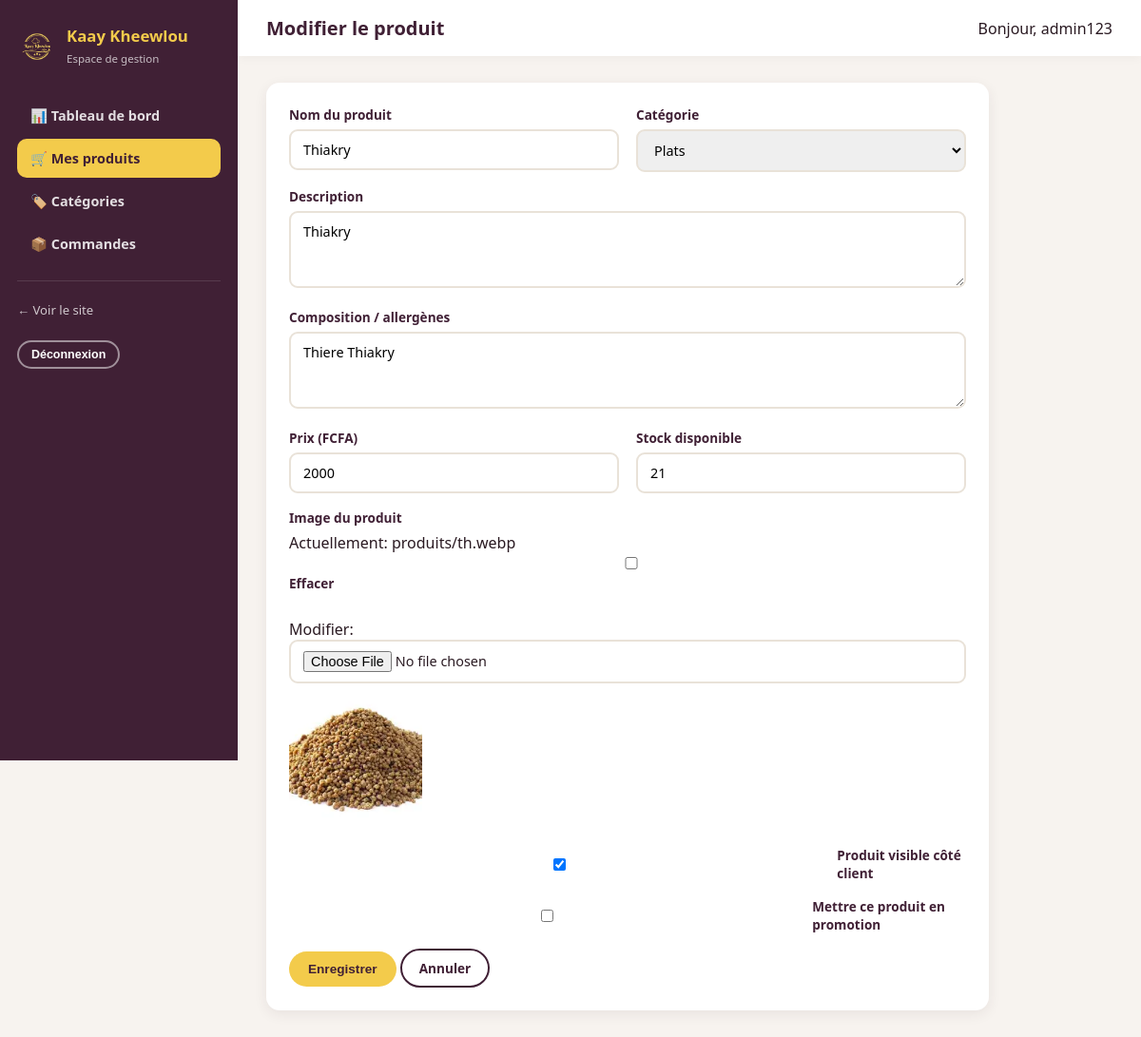
The page /gestion/produits/12/modifier/ (signed in) on the database its author committed.
### monapp/models.py (models this page shows, shortened)
class Produit(models.Model):
    nom = models.CharField(max_length=120)
    slug = models.SlugField(max_length=140, unique=True, blank=True)
    categorie = models.ForeignKey(Categorie, on_delete=models.SET_NULL, null=True, related_name='produits')
    description = models.TextField(blank=True, help_text="Description courte du produit")
    composition = models.TextField(
        blank=True,
        help_text="Composition / ingrédients / allergènes du produit"
    )
    prix = models.DecimalField(max_digits=10, decimal_places=0, help_text="Prix en FCFA")
    image = models.ImageField(upload_to='produits/', blank=True, null=True)
    stock = models.PositiveIntegerField(default=0)
    actif = models.BooleanField(default=True, help_text="Visible côté client")
    en_promo = models.BooleanField(default=False)
    promo_pourcentage = models.PositiveIntegerField(
        default=0, help_text="Pourcentage de réduction appliqué (0-90)"
    )
    date_ajout = models.DateTimeField(auto_now_add=True)
    date_maj = models.DateTimeField(auto_now=True)
    class Meta:
        verbose_name = "Produit"
        verbose_name_plural = "Produits"
        ordering = ['-date_ajout']

### monapp/views.py (the view)
# urls.py: path('gestion/produits/<int:pk>/modifier/', views.admin_produit_form_vue, name='admin_produit_modifier'),
@user_passes_test(est_staff, login_url='monapp:admin_login')
def admin_produit_form_vue(request, pk=None):
    produit = get_object_or_404(Produit, pk=pk) if pk else None
    form = ProduitForm(request.POST or None, request.FILES or None, instance=produit)
    if request.method == 'POST' and form.is_valid():
        form.save()
        messages.success(request, "Produit enregistré avec succès.")
        return redirect('monapp:admin_produits')
    return render(request, 'src/admin_produit_form.html', {'form': form, 'produit': produit})

### monapp/forms.py
class ProduitForm(forms.ModelForm):
    class Meta:
        model = Produit
        fields = [
            'nom', 'categorie', 'description', 'composition', 'prix',
            'image', 'stock', 'actif', 'en_promo', 'promo_pourcentage',
        ]
        widgets = {
            'description': forms.Textarea(attrs={'rows': 3}),
            'composition': forms.Textarea(attrs={'rows': 3}),
        }

### monapp/cart.py (called while the page is built, shortened)
    def __iter__(self):
        ids = self.panier.keys()
        produits = Produit.objects.filter(id__in=ids)
        produits_par_id = {str(p.id): p for p in produits}

    def __len__(self):
        return sum(item['quantite'] for item in self.panier.values())

    def get_total(self):
        return sum((item['sous_total'] for item in self), Decimal('0'))

### monapp/context_processors.py (called while the page is built)
def panier_context(request):
    panier = Panier(request)
    return {
        'panier_nb_articles': len(panier),
        'panier_total': panier.get_total(),
    }

### monapp/models.py (called while the page is built)
    def __str__(self):
        return self.nom

### monapp/views.py (called while the page is built)
def est_staff(user):
    return user.is_authenticated and user.is_staff

### monapp/templates/src/admin_produit_form.html (shortened to what this page needs)
{% extends "src/base_admin.html" %}
{% block titre_page %}{% if produit %}Modifier le produit{% else %}Ajouter un produit{% endif %}{% endblock %}
{% block contenu %}
<div class="panneau" style="max-width:760px;">
  <form method="post" enctype="multipart/form-data">
    <div class="form-grille">
      <div class="champ">
        <label for="{{ form.nom.id_for_label }}">Nom du produit</label>
        {{ form.nom }}
      </div>
      <div class="champ">
        <label for="{{ form.categorie.id_for_label }}">Catégorie</label>
        {{ form.categorie }}
      </div>
    </div>
    <div class="champ">
      <label for="{{ form.description.id_for_label }}">Description</label>
      {{ form.description }}
    </div>
    <div class="champ">
      <label for="{{ form.composition.id_for_label }}">Composition / allergènes</label>
      {{ form.composition }}
    </div>
    <div class="form-grille">
      <div class="champ">
        <label for="{{ form.prix.id_for_label }}">Prix (FCFA)</label>
        {{ form.prix }}
      </div>
      <div class="champ">
        <label for="{{ form.stock.id_for_label }}">Stock disponible</label>
        {{ form.stock }}
      </div>
    </div>
    <div class="champ">
      <label for="{{ form.image.id_for_label }}">Image du produit</label>
      {{ form.image }}
      {% if produit and produit.image %}
        <img data-apercu-image src="{{ produit.image.url }}" style="max-width:140px;border-radius:10px;margin-top:10px;">
      {% else %}
        <img data-apercu-image style="max-width:140px;border-radius:10px;margin-top:10px;display:none;">
      {% endif %}
    </div>
    <div class="champ champ-check">
      {{ form.actif }} <label for="{{ form.actif.id_for_label }}" style="margin:0;">Produit visible côté client</label>
    </div>
    <div class="champ champ-check">
      {{ form.en_promo }} <label for="{{ form.en_promo.id_for_label }}" style="margin:0;">Mettre ce produit en promotion</label>
    </div>
    <button type="submit" class="btn btn-primary">Enregistrer</button>
    <a href="{% url 'monapp:admin_produits' %}" class="btn btn-outline">Annuler</a>
  </form>
</div>
{% endblock %}

### monapp/templates/src/base_admin.html (shortened to what this page needs)
{% load static %}
<!DOCTYPE html>
<html lang="fr">
<head>
  <link rel="stylesheet" href="{% static 'css/admin.css' %}">
</head>
<body class="admin-body">
  <div class="admin-shell">
    <aside class="admin-sidebar">
      <div class="brand">
        <img src="{% static 'ressources/logo.png' %}" alt="Logo">
        <div>
          <strong>Kaay Kheewlou</strong>
          <span>Espace de gestion</span>
        </div>
      </div>
      <nav class="admin-nav">
        <a href="{% url 'monapp:admin_dashboard' %}" class="{% if request.resolver_match.url_name == 'admin_dashboard' %}active{% endif %}">📊 Tableau de bord</a>
        <a href="{% url 'monapp:admin_produits' %}" class="{% if 'produit' in request.resolver_match.url_name %}active{% endif %}">🛒 Mes produits</a>
        <a href="{% url 'monapp:admin_categories' %}" class="{% if 'categorie' in request.resolver_match.url_name %}active{% endif %}">🏷️ Catégories</a>
        <a href="{% url 'monapp:admin_commandes' %}" class="{% if 'commande' in request.resolver_match.url_name %}active{% endif %}">📦 Commandes</a>
      </nav>
      <div class="sep"></div>
      <a href="{% url 'monapp:accueil' %}" class="voir-site" target="_blank">&larr; Voir le site</a><br><br>
      <form method="post" action="{% url 'monapp:admin_logout' %}">
        <button type="submit" class="btn btn-outline btn-sm" style="border-color:rgba(255,255,255,.5);color:#fff;">Déconnexion</button>
      </form>
    </aside>
    <div class="admin-main">
      <div class="admin-topbar">
        <h1>{% block titre_page %}Tableau de bord{% endblock %}</h1>
        <span>Bonjour, {{ request.user.username }}</span>
      </div>
      <div class="admin-content">
        {% block contenu %}{% endblock %}
      </div>
    </div>
  </div>
</body>
</html>

### monapp/static/css/admin.css (style rules this page uses)
:root { --brand-dark: #402035; --brand-dark-2: #2b1523; --brand-gold: #f3cb4b; --brand-gold-dark: #cf9f1f; --brand-white: #ffffff; --brand-cream: #f7f3ef; --text-dark: #2a1a22; --text-muted: #7a6a73; --radius: 14px; --shadow-sm: 0 4px 14px rgba(64,32,53,.08); }
* { box-sizing: border-box; }
body.admin-body { margin:0; background: var(--brand-cream); color: var(--text-dark); font-family: 'Segoe UI', 'Trebuchet MS', Verdana, sans-serif; }
a { text-decoration:none; color:inherit; }
.admin-shell { display:flex; min-height: 100vh; }
.admin-sidebar { width: 250px; background: var(--brand-dark); color: var(--brand-white); padding: 26px 18px; flex-shrink:0; position: sticky; top:0; height:100vh; }
.admin-sidebar .brand { display:flex; align-items:center; gap:10px; margin-bottom: 30px; }
.admin-sidebar .brand img { width:42px; height:42px; border-radius:50%; }
.admin-sidebar .brand strong { color: var(--brand-gold); font-size: 1.05rem; display:block; }
.admin-sidebar .brand span { font-size:.72rem; opacity:.7; }
.admin-nav a { display:flex; align-items:center; gap:10px; padding: 11px 14px; border-radius: 10px; margin-bottom: 4px; font-weight:600; font-size:.9rem; color: rgba(255,255,255,.85); }
.admin-nav a:hover, .admin-nav a.active { background: rgba(255,255,255,.1); color: var(--brand-white); }
.admin-nav a.active { background: var(--brand-gold); color: var(--brand-dark); }
.admin-sidebar .sep { margin: 18px 0; border-top: 1px solid rgba(255,255,255,.12); }
.admin-sidebar .voir-site { font-size:.82rem; opacity:.75; }
.admin-main { flex:1; min-width:0; }
.admin-topbar { background: var(--brand-white); padding: 16px 30px; display:flex; align-items:center; justify-content:space-between; box-shadow: 0 2px 10px rgba(0,0,0,.04); position: sticky; top:0; z-index: 10; }
.admin-topbar h1 { font-size: 1.25rem; margin:0; color: var(--brand-dark); }
.admin-content { padding: 28px 30px 60px; }
.panneau { background: var(--brand-white); border-radius: var(--radius); padding: 24px; box-shadow: var(--shadow-sm); margin-bottom: 26px; }
.btn { display:inline-flex; align-items:center; gap:6px; padding: 9px 18px; border-radius: 999px; font-weight:700; font-size:.85rem; border:2px solid transparent; cursor:pointer; }
.btn-primary { background: var(--brand-gold); color: var(--brand-dark); }
.btn-outline { background:transparent; border-color: var(--brand-dark); color: var(--brand-dark); }
.btn-sm { padding:6px 13px; font-size:.78rem; }
.form-grille { display:grid; grid-template-columns: 1fr 1fr; gap: 18px; }
.champ { margin-bottom: 16px; }
.champ label { display:block; font-weight:700; margin-bottom:6px; font-size:.85rem; color: var(--brand-dark); }
.champ input, .champ select, .champ textarea { width:100%; padding:10px 13px; border-radius:9px; border:2px solid #e9e2d8; font-size:.9rem; font-family:inherit; }
.champ-check { display:flex; align-items:center; gap:8px; }

### rows shown on the page
Produit: nom "Thiakry", categorie "Plats", description "Thiakry", composition "Thiere Thiakry", prix "2000", stock "21", image (picture), actif "☑"

### other values the page prints
{{ request.user.username }} "admin123"
